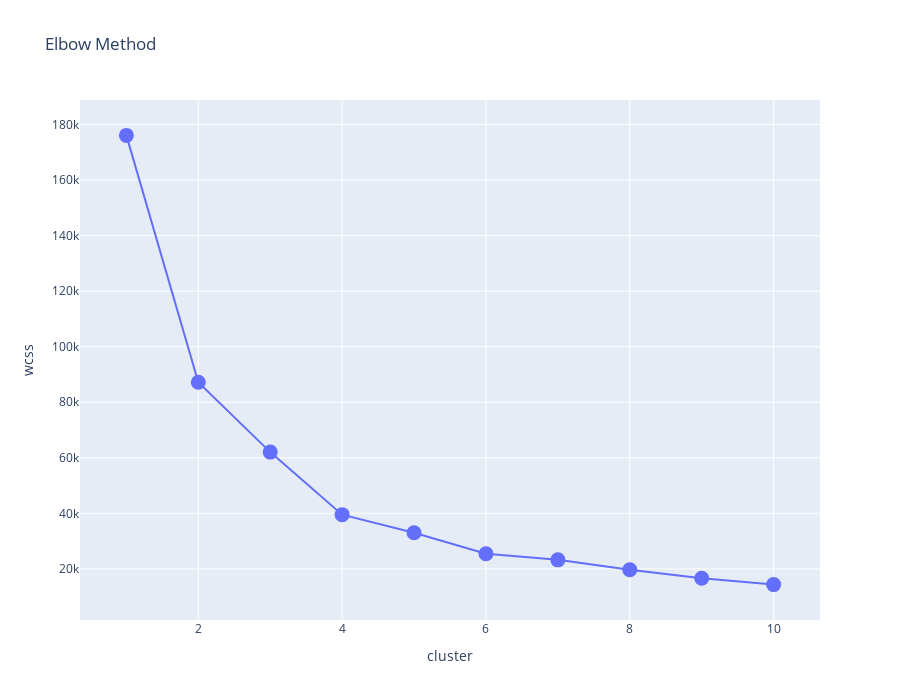

Here is the notebook cell this chart was saved with:
### Markdown cell above
age and income to find best clustering

### Code cell
from sklearn.cluster import KMeans
nclusters = [1,2,3,4,5,6,7,8,9,10]
wcss = []
for i in nclusters:
    model = KMeans(n_clusters=i)
    model.fit(df[['Age', 'Income']])
    wcss.append({
        'cluster': i,
        'wcss': model.inertia_
    })

wcss = pd.DataFrame(wcss)
fig = px.line(wcss, x='cluster', y= 'wcss', title='Elbow Method', markers=True, height=700)
fig.update_traces(marker= dict(size=15))

### Figure 1 — Plotly figure (JSON) as saved in the notebook; plotly's stock layout.template omitted (floating-point values rounded to 4 significant figures)
{"data": [{"hovertemplate": "cluster=%{x}<br>wcss=%{y}<extra></extra>", "legendgroup": "", "line": {"color": "#636efa", "dash": "solid"}, "marker": {"size": 15, "symbol": "circle"}, "mode": "markers+lines", "name": "", "orientation": "v", "showlegend": false, "type": "scatter", "x": [1, 2, 3, 4, 5, 6, 7, 8, 9, 10], "xaxis": "x", "y": [176100.0, 87190.0, 62050.0, 39530.0, 33030.0, 25420.0, 23250.0, 19670.0, 16620.0, 14320.0], "yaxis": "y"}], "layout": {"height": 700, "legend": {"tracegroupgap": 0}, "title": {"text": "Elbow Method"}, "xaxis": {"anchor": "y", "domain": [0, 1], "title": {"text": "cluster"}}, "yaxis": {"anchor": "x", "domain": [0, 1], "title": {"text": "wcss"}}}}
